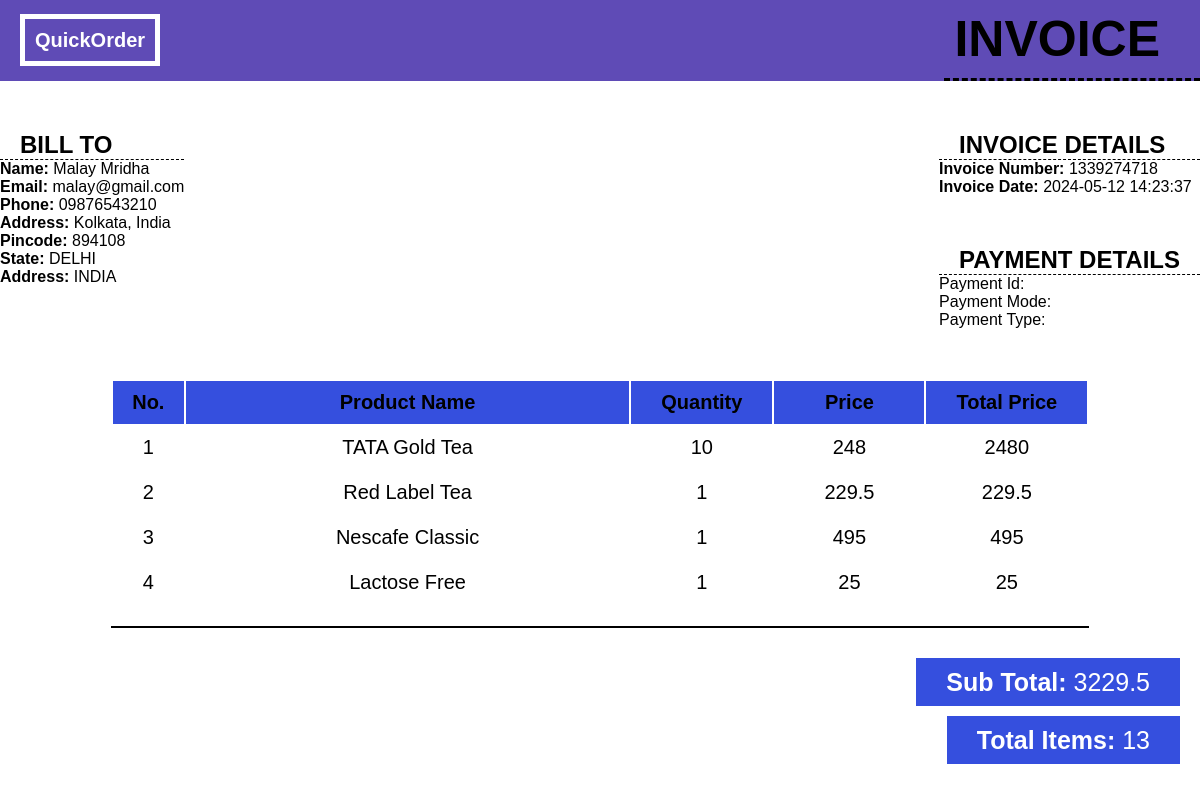
The app's page /invoice.php with its own data.
### tables this page shows
CREATE TABLE `order_address` (
  `order_id` int(11) NOT NULL,
  `invoice_number` varchar(50) NOT NULL,
  `firstName` varchar(50) NOT NULL,
  `lastName` varchar(50) NOT NULL,
  `username` varchar(50) NOT NULL,
  `email` varchar(50) NOT NULL,
  `phone` varchar(50) NOT NULL,
  `address` varchar(200) NOT NULL,
  `country` varchar(50) NOT NULL,
  `state` varchar(50) NOT NULL,
  `pincode` varchar(50) NOT NULL,
  `payment_method` varchar(50) NOT NULL,
  `date` timestamp NOT NULL DEFAULT current_timestamp()
);

CREATE TABLE `user_invoice` (
  `invoice_id` int(11) NOT NULL,
  `username` varchar(50) NOT NULL,
  `invoice_number` varchar(50) NOT NULL,
  `amount` float NOT NULL,
  `total_items` int(11) NOT NULL,
  `order_status` varchar(50) NOT NULL,
  `payment_method` varchar(50) NOT NULL,
  `date` timestamp NOT NULL DEFAULT current_timestamp()
);

CREATE TABLE `orders` (
  `order_id` int(11) NOT NULL,
  `invoice_number` varchar(50) NOT NULL,
  `product_id` int(11) NOT NULL,
  `quantity` int(11) NOT NULL,
  `date` timestamp NOT NULL DEFAULT current_timestamp()
);

CREATE TABLE `products` (
  `id` int(11) NOT NULL,
  `title` varchar(50) NOT NULL,
  `price` float NOT NULL,
  `weight` varchar(20) NOT NULL,
  `offer` int(11) DEFAULT 0,
  `category` varchar(50) NOT NULL,
  `brand` varchar(50) NOT NULL,
  `url` varchar(200) NOT NULL,
  `date` timestamp NOT NULL DEFAULT current_timestamp() ON UPDATE current_timestamp(),
  `status` varchar(50) NOT NULL
);

### invoice.php (the view, shortened to what this page needs)
<?php
include('Connect/connect.php');
$invoice = "1339274718";
$sum = 0;
$items = 0;
$query = "SELECT * FROM order_address WHERE invoice_number='$invoice'";
$sql = mysqli_query($conn, $query);
$address = mysqli_fetch_assoc($sql);
$query = "SELECT * FROM user_invoice WHERE invoice_number='$invoice'";
$sql = mysqli_query($conn, $query);
$invoice_details = mysqli_fetch_assoc($sql);
?>
<!DOCTYPE html>
<html lang="en">
<head>
</head>
<body>
    <header>
        <nav class="navbar">
            <div class="logo"><a href="../index.php">QuickOrder</a></div>
            <div class="invoice">
                <h1>INVOICE</h1>
            </div>
        </nav>
    </header>
    <div class="bill-invoice">
        <div class="bill">
            <h2>BILL TO</h2>
            <p><?php echo "<b>Name:</b> " . $address['firstName'] . " " . $address['lastName']; ?></p>
            <p><?php echo "<b>Email:</b> " . $address['email']; ?></p>
            <p><?php echo "<b>Phone:</b> " . $address['phone']; ?></p>
            <p><?php echo "<b>Address:</b> " . $address['address']; ?></p>
            <p><?php echo "<b>Pincode:</b> " . $address['pincode']; ?></p>
            <p><?php echo "<b>State:</b> " . $address['state']; ?></p>
            <p><?php echo "<b>Address:</b> " . $address['country']; ?></p>
        </div>
        <div class="pay-invoice">
            <div class="pay">
                <h2>INVOICE DETAILS</h2>
                <p><?php echo "<b>Invoice Number:</b> " . $invoice_details['invoice_number']; ?></p>
                <p><?php echo "<b>Invoice Date:</b> " . $invoice_details['date']; ?></p>
            </div>
            <div class="invoice">
                <h2>PAYMENT DETAILS</h2>
                <P>Payment Id:</P>
                <P>Payment Mode:</P>
                <P>Payment Type:</P>
            </div>
        </div>
    </div>
    <div class="bill-table">
        <table>
            <tr class="table-heading">
                <th style="padding: 10px 10px 10px 10px;">No.</th>
                <th style="padding: 0px 100px 0px 100px;">Product Name</th>
                <th style="padding: 0px 30px 0px 30px;">Quantity</th>
                <th style="padding: 0px 30px 0px 30px;">Price</th>
                <th style="padding: 0px 30px 0px 30px;">Total Price</th>
            </tr>
            <?php
            $query = "SELECT * FROM orders WHERE invoice_number='$invoice'";
            $sql = mysqli_query($conn, $query);
            $sno = 1;
            while ($row = mysqli_fetch_assoc($sql)) {
                $product_id = $row['product_id'];
                $query = "SELECT * FROM products WHERE id=" . $product_id;
                $sql_order = mysqli_query($conn, $query);
                $product = mysqli_fetch_assoc($sql_order);
                echo "<tr>";
                echo "<td style='padding: 10px 30px 10px 30px;'>$sno</td>";
                echo "<td style='padding: 0px 150px 0px 150px;'>" . $product['title'] . "</td>";
                echo "<td style='padding: 0px 50px 0px 50px;'>" . $row['quantity'] . "</td>";
                if ($product['offer'] != "") {
                    $p = $product['price'] * ((100 - $product['offer']) / 100);
                } else {
                    $p = $product['price'];
                }
                $items = $items + $row['quantity'];
                $sum = $sum + ($p * $row['quantity']);
                echo "<td style='padding: 0px 50px 0px 50px;'>" . $p . "</td>";
                echo "<td style='padding: 0px 50px 0px 50px;'>" . ($p * $row['quantity']) . "</td>";
                echo "</tr>";
                $sno++;
            }
            ?>
        </table>
    </div>
    <div class="total">
        <div><p><b>Sub Total: </b><?php echo $sum; ?></p> </div>
        <br>
        <div><p><b>Total Items: </b><?php echo $items; ?></p></div>
    </div>
</body>
</html>

### invoice.php (style rules this page uses)
* { margin: 0px; padding: 0px; box-sizing: border-box; text-decoration: none; }
body { background-color: white; font-family: sans-serif; }
.navbar { background-color: #5F4BB6; display: flex; align-items: center; justify-content: space-between; }
.logo { padding: 20px; }
.logo a { font-size: 20px; color: white; font-weight: 600; padding: 10px; border: 5px white solid; }
.invoice h1 { font-size: 50px; text-align: right; padding: 10px; padding-right: 40px; border-bottom: 3px dashed black; }
.bill-invoice { display: flex; justify-content: space-between; }
.bill-invoice h2 { padding: 50px 20px 0px 20px; border-bottom: 1px dashed black; }
.bill-table { font-size: 20px; text-align: center; display: flex; justify-content: center; padding-top: 50px; }
.bill-table table { border-bottom: 2px solid black; padding-bottom: 20px; }
.table-heading { background-color: #354fde; }
.total { font-size: 25px; text-align: right; margin-top: 40px; }
.total p { background-color: #354fde; display: inline; margin-right: 20px; padding: 10px 30px 10px 30px; color: white; }

### records on screen
order_address: firstName "Malay", lastName "Mridha", email "malay@gmail.com", phone "09876543210", address "Kolkata, India", pincode "894108", state "DELHI", country "INDIA"
user_invoice: invoice_number "1339274718", date "2024-05-12 14:23:37"
orders: product.title "TATA Gold Tea", quantity "10", product.offer "248", $p * $row['quantity'] "2480"
orders: product.title "Red Label Tea", quantity "1", product.offer "229.5", $p * $row['quantity'] "229.5"
orders: product.title "Nescafe Classic", quantity "1", product.offer "495", $p * $row['quantity'] "495"
orders: product.title "Lactose Free", quantity "1", product.price "25", $p*$row['quantity'] "25"

### other values on screen
$sum "3229.5"
$items "13"
